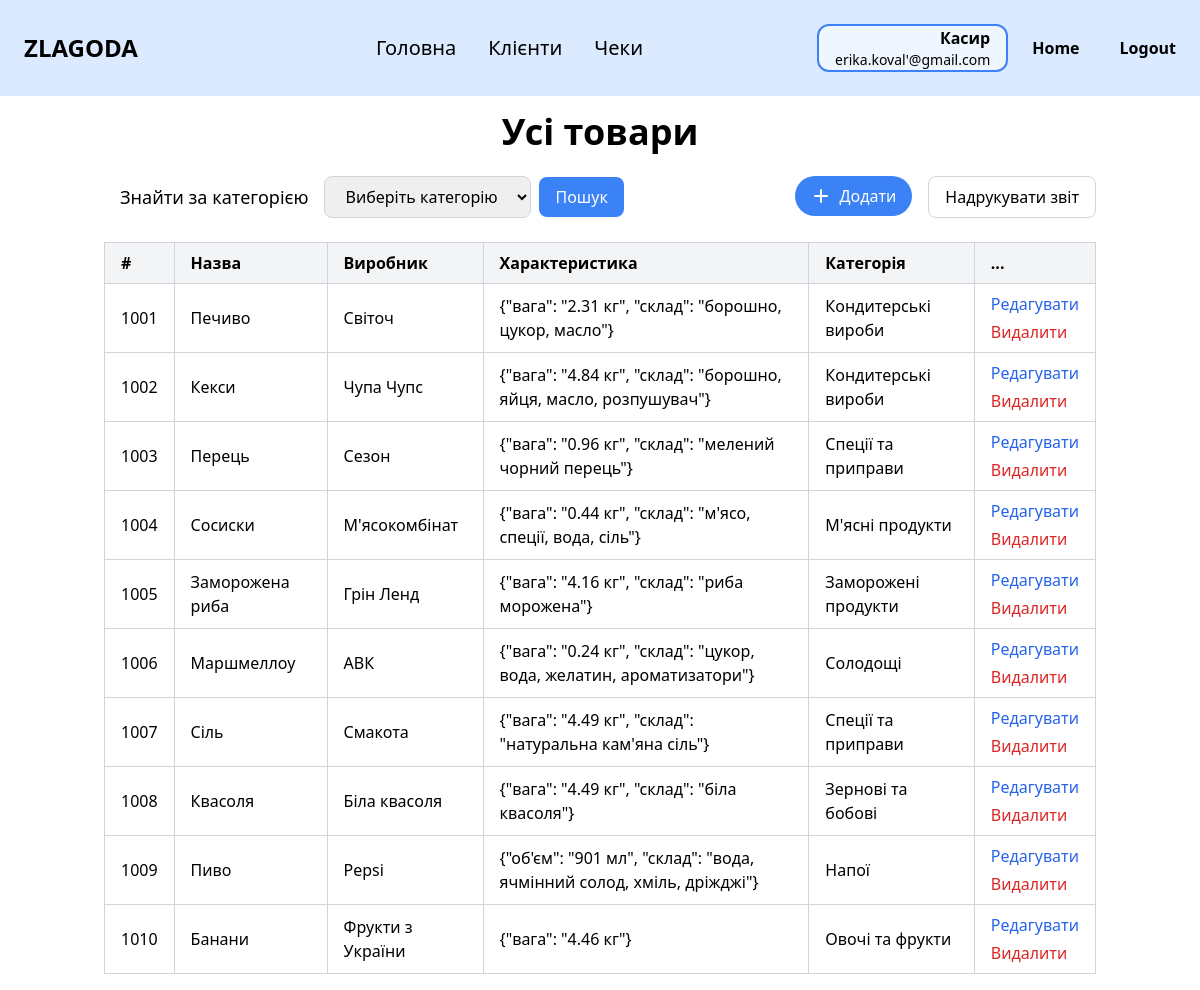
Page /products (signed in) on the committed database.
### zlg_website/models.py (models this page shows, shortened)
class Employee(db.Model, UserMixin):
    __tablename__ = 'employee'
    id = db.Column(db.Integer, primary_key=True)
    last_name = db.Column(db.String(100))
    first_name = db.Column(db.String(100))
    middle_name = db.Column(db.String(100))
    position = db.Column(db.String(100))
    salary = db.Column(db.Float)
    start_date = db.Column(db.Date)
    birth_date = db.Column(db.Date)
    phone = db.Column(db.String(20))
    city = db.Column(db.String(100))
    street = db.Column(db.String(100))
    postal_code = db.Column(db.String(10))
    password = db.Column(db.String(10000))
    email = db.Column(db.String(100), unique=True)
    @property
    def full_name(self):
        parts = [self.last_name, self.first_name, self.middle_name]
        return " ".join(part for part in parts if part)
    @property
    def address(self):
        return f"{self.city}, {self.street}, {self.postal_code}"

class Product(db.Model):
    __tablename__ = 'product'
    id = db.Column(db.Integer, primary_key=True)
    name = db.Column(db.String(100))
    manufacturer = db.Column(db.String(100))
    specifications = db.Column(db.Text)
    category_number = db.Column(db.Integer, db.ForeignKey('category.category_number'))
    category = db.relationship('Category', backref='products')

class Category(db.Model):
    __tablename__ = 'category'
    category_number = db.Column(db.Integer, primary_key=True)
    name = db.Column(db.String(100))

### zlg_website/views/products.py (the view)
@views.route('/products')
@login_required
def products():
    search_query = request.args.get('search', '')
    sort = request.args.get('sort')
    order = request.args.get('order', 'asc')
    query = Product.query
    if sort == 'name':
        query = query.order_by(
            Product.name.desc() if order == 'desc' else Product.name.asc()
        )
    elif sort == 'id':
        query = query.order_by(
            Product.id.asc()
        )
    else:
        query = query.order_by(Product.id.asc())  # За замовчуванням — за id
    products = query.all()
    if search_query:
        search_lower = search_query.lower()
        products = [p for p in products if search_lower in p.name.lower()]
    return render_template("products.html", user=current_user, products=products, search_query=search_query, sort=sort, order=order)

### zlg_website/__init__.py (called while the page is built)
def create_app():
    app = Flask(__name__)
    app.config['SECRET_KEY'] = 'zlagoda'
    app.config['SQLALCHEMY_DATABASE_URI'] = f'sqlite:///{os.path.join(app.instance_path, DB_NAME)}'
    db.init_app(app)
    from .views import views
    from .auth import auth
    app.register_blueprint(views, url_prefix='/')
    app.register_blueprint(auth, url_prefix='/')
    from .models import Employee
    with app.app_context():
        if database_is_empty():
            create_database(app)
    login_manager = LoginManager()
    login_manager.login_view = 'auth.login'
    login_manager.init_app(app)
    @login_manager.user_loader
    def load_user(id):
        return Employee.query.get(int(id))
    return app

### zlg_website/templates/products.html (shortened to what this page needs)
{% extends "base.html" %}
{% block content %}
<div class="py-4">
    <h1 class="text-4xl font-bold mb-6 text-center">Усі товари</h1>
    <div class="flex justify-between items-center mb-6">
        <div class="flex items-center">
            <p class="mr-4 ml-4 text-lg">Знайти за категорією</p>
            <form method="GET" action="{{ url_for('views.products') }}" class="flex items-center" id="search-form">
                <select name="category"
                        class="px-4 py-2 border border-gray-300 rounded-lg focus:outline-none focus:ring-2 focus:ring-blue-500">
                    <option value="">Виберіть категорію</option>
                </select>
                <button type="submit" class="ml-2 px-4 py-2 bg-blue-500 text-white rounded-lg hover:bg-blue-600">Пошук
                </button>
            </form>
        </div>
        <div class="flex space-x-4">
            <a href="{{ url_for('views.add_product') }}">
                <button class="flex items-center px-4 py-2 bg-blue-500 text-white rounded-full hover:bg-blue-600">
                    <svg xmlns="http://www.w3.org/2000/svg" class="h-5 w-5 mr-2" viewBox="0 0 20 20"
                         fill="currentColor">
                        <path fill-rule="evenodd"
                              d="M10 3a1 1 0 011 1v5h5a1 1 0 110 2h-5v5a1 1 0 11-2 0v-5H4a1 1 0 110-2h5V4a1 1 0 011-1z"
                              clip-rule="evenodd"/>
                    </svg>
                    Додати
                </button>
            </a>
            <button class="px-4 py-2 border border-gray-300 rounded-lg hover:bg-gray-100">
                Надрукувати звіт
            </button>
        </div>
    </div>
    <div class="overflow-x-auto">
        <table class="min-w-full border-collapse border border-gray-300">
            <thead>
            <tr class="bg-gray-100">
                <th class="border border-gray-300 px-4 py-2 text-left"><a
                        href="{{ url_for('views.products', sort='id') }}" class="hover:underline">
                    #
                </a></th>
                <th class="border border-gray-300 px-4 py-2 text-left">
                    <a href="{{ url_for('views.products', search=request.args.get('search'), sort='name', order='asc' if request.args.get('order') == 'desc' else 'desc') }}"
                       class="hover:underline">
                        Назва
                    </a>
                </th>
                <th class="border border-gray-300 px-4 py-2 text-left">
                    Виробник
                </th>
                <th class="border border-gray-300 px-4 py-2 text-left">Характеристика</th>
                <th class="border border-gray-300 px-4 py-2 text-left">Категорія</th>
                <th class="border border-gray-300 px-4 py-2 text-left">...</th>
            </tr>
            </thead>
            <tbody>
            {% if products %}
            {% for product in products %}
            <tr>
                <td class="border border-gray-300 px-4 py-2">{{ product.id }}</td>
                <td class="border border-gray-300 px-4 py-2">{{ product.name }}</td>
                <td class="border border-gray-300 px-4 py-2">{{ product.manufacturer }}</td>
                <td class="border border-gray-300 px-4 py-2">{{ product.specifications }}</td>
                <td class="border border-gray-300 px-4 py-2">{{ product.category.name }}</td>
                <td class="border border-gray-300 px-4 py-2">
                    <div class="flex flex-col space-y-1">
                        <a href="{{ url_for('views.edit_product', product_id=product.id) }}"
                           class="text-blue-600 hover:underline">Редагувати</a>
                        <form method="POST" action="{{ url_for('views.delete_product', product_id=product.id) }}"
                              onsubmit="return confirm('Ви впевнені, що хочете видалити цей товар?')" class="inline">
                            <button type="submit" class="text-red-600 hover:underline">Видалити</button>
                        </form>
                    </div>
                </td>
            </tr>
            {% endfor %}
            {% else %}
            <tr>
                <td colspan="5" class="border border-gray-300 px-4 py-2 text-center">Немає результатів</td>
            </tr>
            {% endif %}
            </tbody>
        </table>
    </div>
</div>
{% endblock %}

### zlg_website/templates/base.html (shortened to what this page needs)
<!DOCTYPE html>
<html lang="en">
<head>
    <link rel="stylesheet" href="https://cdn.jsdelivr.net/npm/tailwindcss@2.2.19/dist/tailwind.min.css">
</head>
<body class="bg-white text-black">
<nav class="bg-blue-100 p-6">
    <div class="flex items-center justify-between">
        <div class="text-black text-2xl font-black mr-16">ZLAGODA</div>
        {% if user.is_authenticated %}
        <div class="flex gap-8 max-md:gap-5 max-sm:hidden">
            <a href="/" class="text-xl cursor-pointer max-md:text-base">Головна</a>
            {% if user.position == 'Менеджер' %}
            <a href="/employees" class="text-xl cursor-pointer max-md:text-base">Працівники</a>
            <a href="/categories" class="text-xl cursor-pointer max-md:text-base">Категорії</a>
            <a href="/products" class="text-xl cursor-pointer max-md:text-base">Товари</a>
            <a href="/stock" class="text-xl cursor-pointer max-md:text-base">Наявність</a>
            <a href="/clients" class="text-xl cursor-pointer max-md:text-base">Клієнти</a>
            <a href="/receipts" class="text-xl cursor-pointer max-md:text-base">Чеки</a>
            {% elif user.position == 'Касир' %}
            <a href="/clients" class="text-xl cursor-pointer max-md:text-base">Клієнти</a>
            <a href="/receipts" class="text-xl cursor-pointer max-md:text-base">Чеки</a>
            {% endif %}
        </div>
        {% endif %}
        {% if user.is_authenticated %}
        <div class="flex items-center gap-6">
            <div class="px-4 border-2 border-blue-500 rounded-xl bg-blue-50 text-right">
                <p class="text-base font-semibold">
                    {% if user.position == 'Касир' %}
                    Касир
                    {% elif user.position == 'Менеджер' %}
                    Менеджер
                    {% else %}
                    {{ user.position }}
                    {% endif %}
                </p>
                <p class="text-sm">{{ user.email }}</p>
            </div>
            <a href="/welcome" class="text-black font-bold mr-4">Home</a>
            <a href="/logout" class="text-black font-bold">Logout</a>
        </div>
        {% else %}
        <a href="/login" class="text-black font-bold">Login</a>
        {% endif %}
    </div>
</nav>
<div class="container mx-auto px-4">
    {% block content %}{% endblock %}
</div>
</body>
</html>

### rows in the picture
Employee: email "erika.koval'@gmail.com"
Product: id "1001", name "Печиво", manufacturer "Світоч", specifications "{\"вага\": \"2.31 кг\", \"склад\": \"борошно, цукор, масло\"}", category.name "Кондитерські вироби"
Product: id "1002", name "Кекси", manufacturer "Чупа Чупс", specifications "{\"вага\": \"4.84 кг\", \"склад\": \"борошно, яйця, масло, розпушувач\"}", category.name "Кондитерські вироби"
Product: id "1003", name "Перець", manufacturer "Сезон", specifications "{\"вага\": \"0.96 кг\", \"склад\": \"мелений чорний перець\"}", category.name "Спеції та приправи"
Product: id "1004", name "Сосиски", manufacturer "М'ясокомбінат", specifications "{\"вага\": \"0.44 кг\", \"склад\": \"м'ясо, спеції, вода, сіль\"}", category.name "М'ясні продукти"
Product: id "1005", name "Заморожена риба", manufacturer "Грін Ленд", specifications "{\"вага\": \"4.16 кг\", \"склад\": \"риба морожена\"}", category.name "Заморожені продукти"
Product: id "1006", name "Маршмеллоу", manufacturer "АВК", specifications "{\"вага\": \"0.24 кг\", \"склад\": \"цукор, вода, желатин, ароматизатори\"}", category.name "Солодощі"
Product: id "1007", name "Сіль", manufacturer "Смакота", specifications "{\"вага\": \"4.49 кг\", \"склад\": \"натуральна кам'яна сіль\"}", category.name "Спеції та приправи"
Product: id "1008", name "Квасоля", manufacturer "Біла квасоля", specifications "{\"вага\": \"4.49 кг\", \"склад\": \"біла квасоля\"}", category.name "Зернові та бобові"
Product: id "1009", name "Пиво", manufacturer "Pepsi", specifications "{\"об'єм\": \"901 мл\", \"склад\": \"вода, ячмінний солод, хміль, дріжджі\"}", category.name "Напої"
Product: id "1010", name "Банани", manufacturer "Фрукти з України", specifications "{\"вага\": \"4.46 кг\"}", category.name "Овочі та фрукти"
